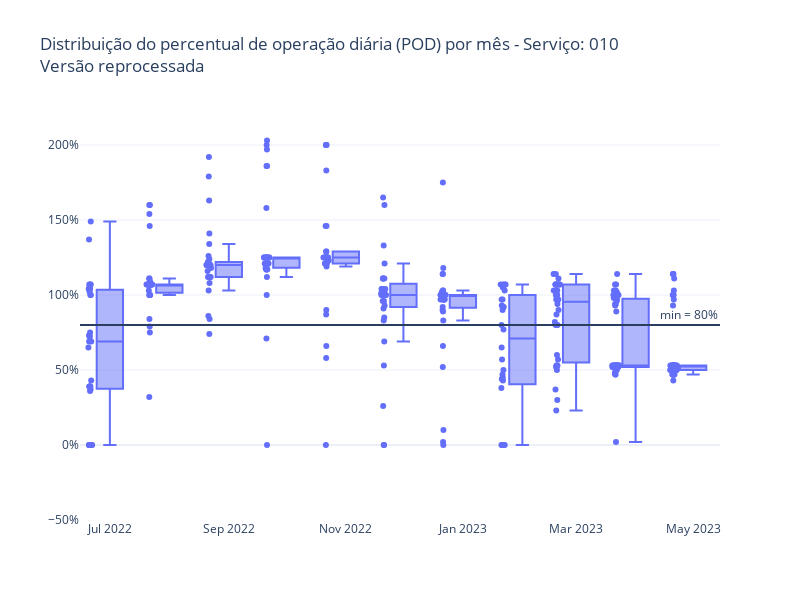

Notebook code for this chart:
### Code cell
y = "perc_km_planejada"
title = "Distribuição do percentual de operação diária (POD) por mês - Serviço: 010 <br>Versão reprocessada"

fig = px.box(
    pod_pos_reprocessamento, 
    x="mes_ano", 
    y=y, 
    title=title,
    template="plotly_white",
    labels={
        "mes_ano": "",
        y: ""
    },
    points="all"
)

fig.update_layout(
    yaxis_range=[-50, 230],  
    yaxis_ticksuffix="%",
    width=800,
    height=600,
    showlegend=False,
)

fig.add_hline(y=80, annotation_text="min = 80%")  # Linha horizontal para indicar o mínimo de 80%

fig.show()

### Figure 1 — Plotly figure (JSON) as saved in the notebook; plotly's stock layout.template omitted (floating-point values rounded to 4 significant figures; data arrays with more than 128 entries replaced by an {"elided": "..."} marker saying what was removed)
{"data": [{"alignmentgroup": "True", "boxpoints": "all", "hovertemplate": "=%{y}<extra></extra>", "legendgroup": "", "marker": {"color": "#636efa"}, "name": "", "notched": false, "offsetgroup": "", "orientation": "v", "showlegend": false, "type": "box", "x": {"elided": "378 str values"}, "x0": " ", "xaxis": "x", "y": {"elided": "378 float values"}, "y0": " ", "yaxis": "y"}], "layout": {"annotations": [{"showarrow": false, "text": "min = 80%", "x": 1, "xanchor": "right", "xref": "x domain", "y": 80, "yanchor": "bottom", "yref": "y"}], "boxmode": "group", "height": 600, "legend": {"tracegroupgap": 0}, "shapes": [{"type": "line", "x0": 0, "x1": 1, "xref": "x domain", "y0": 80, "y1": 80, "yref": "y"}], "showlegend": false, "title": {"text": "Distribuição do percentual de operação diária (POD) por mês - Serviço: 010 <br>Versão reprocessada"}, "width": 800, "xaxis": {"anchor": "y", "domain": [0, 1], "title": {"text": ""}}, "yaxis": {"anchor": "x", "domain": [0, 1], "range": [-50, 230], "ticksuffix": "%", "title": {"text": ""}}}}
